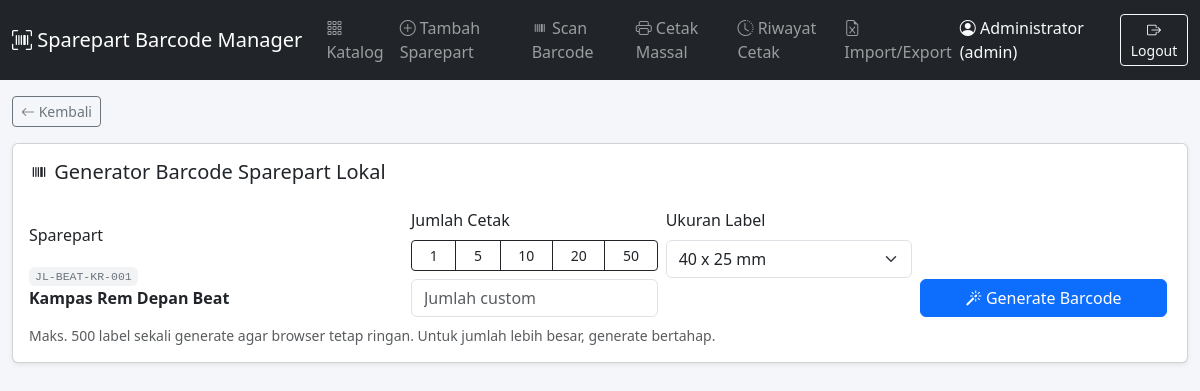
The app's page /modules/barcode/generate.php?id=1 (signed in) with its own data.
### tables this page shows
CREATE TABLE IF NOT EXISTS `spareparts` (
  `id` INT UNSIGNED NOT NULL AUTO_INCREMENT,
  `kode_custom` VARCHAR(50) NOT NULL,
  `nama_sparepart` VARCHAR(150) NOT NULL,
  `foto` VARCHAR(255) DEFAULT NULL,
  `merk` VARCHAR(80) DEFAULT NULL,
  `jenis_motor` VARCHAR(80) DEFAULT NULL,
  `kategori` VARCHAR(80) DEFAULT NULL,
  `satuan` VARCHAR(30) DEFAULT 'PCS',
  `harga_beli` DECIMAL(12,2) NOT NULL DEFAULT 0,
  `harga_jual` DECIMAL(12,2) NOT NULL DEFAULT 0,
  `stok` INT NOT NULL DEFAULT 0,
  `lokasi_rak` VARCHAR(50) DEFAULT NULL,
  `keterangan` TEXT DEFAULT NULL,
  `is_active` TINYINT(1) NOT NULL DEFAULT 1,
  `created_at` DATETIME NOT NULL DEFAULT CURRENT_TIMESTAMP,
  `updated_at` DATETIME NOT NULL DEFAULT CURRENT_TIMESTAMP ON UPDATE CURRENT_TIMESTAMP,
  PRIMARY KEY (`id`),
  UNIQUE KEY `uq_kode_custom` (`kode_custom`),
  KEY `idx_nama` (`nama_sparepart`),
  KEY `idx_merk` (`merk`),
  KEY `idx_jenis_motor` (`jenis_motor`),
  KEY `idx_kategori` (`kategori`),
  FULLTEXT KEY `ft_nama` (`nama_sparepart`)
);

### includes/functions.php (called while the page is built, shortened)
<?php
function e(?string $str): string
{
    return htmlspecialchars($str ?? '', ENT_QUOTES, 'UTF-8');
}
function base_url(string $path = ''): string
{
    $scheme = (!empty($_SERVER['HTTPS']) && $_SERVER['HTTPS'] !== 'off') ? 'https' : 'http';
    $host   = $_SERVER['HTTP_HOST'] ?? 'localhost';
    $root   = rtrim(dirname($_SERVER['SCRIPT_NAME'] ?? '/'), '/\\');
    $root = preg_replace('#/modules/[a-zA-Z_]+$#', '', $root);
    return $scheme . '://' . $host . $root . '/' . ltrim($path, '/');
}

### includes/sparepart_repo.php (called while the page is built, shortened)
<?php
function sparepart_find_by_id(PDO $pdo, int $id): ?array
{
    $stmt = $pdo->prepare('SELECT * FROM spareparts WHERE id = ? LIMIT 1');
    $stmt->execute([$id]);
    $row = $stmt->fetch();
    return $row ?: null;
}

### modules/barcode/generate.php (the view, shortened to what this page needs)
<?php
require_once __DIR__ . '/../../includes/header.php';
require_once __DIR__ . '/../../includes/sparepart_repo.php';
$pdo = get_pdo();
$id  = (int)($_GET['id'] ?? 0);
$sp  = sparepart_find_by_id($pdo, $id);
$jumlah    = max(0, (int)($_GET['jumlah'] ?? 0));
$labelSize = $_GET['label_size'] ?? '40x25';
$maxCetakSekali = 500;
?>
<div class="mb-3 no-print">
  <a href="<?= base_url('modules/sparepart/detail.php?id=' . $id) ?>" class="btn btn-sm btn-outline-secondary"><i class="bi bi-arrow-left"></i> Kembali</a>
</div>
<div class="card shadow-sm no-print mb-4">
  <div class="card-body">
    <h5><i class="bi bi-upc"></i> Generator Barcode Sparepart Lokal</h5>
    <div class="row align-items-end g-3 mt-1">
      <div class="col-md-4">
        <label class="form-label">Sparepart</label>
        <div class="form-control-plaintext">
          <span class="sp-card__kode"><?= e($sp['kode_custom']) ?></span><br>
          <strong><?= e($sp['nama_sparepart']) ?></strong>
        </div>
      </div>
      <form method="get" class="row g-2 col-md-8">
        <div class="col-md-4">
          <label class="form-label">Jumlah Cetak</label>
          <div class="btn-group w-100 mb-2 flex-wrap" role="group">
            <?php foreach ([1,5,10,20,50] as $qOpt): ?>
              <a href="?id=<?= $id ?>&jumlah=<?= $qOpt ?>&label_size=<?= e($labelSize) ?>" class="btn btn-sm btn-outline-dark"><?= $qOpt ?></a>
            <?php endforeach; ?>
          </div>
          <input type="number" name="jumlah" min="1" max="<?= $maxCetakSekali ?>" class="form-control" placeholder="Jumlah custom" value="<?= $jumlah ?: '' ?>">
        </div>
        <div class="col-md-4">
          <label class="form-label">Ukuran Label</label>
          <select name="label_size" class="form-select">
            <option value="40x25" <?= $labelSize === '40x25' ? 'selected' : '' ?>>40 x 25 mm</option>
          </select>
        </div>
        <div class="col-md-4 d-flex align-items-end">
          <button type="submit" class="btn btn-primary w-100"><i class="bi bi-magic"></i> Generate Barcode</button>
        </div>
      </form>
    </div>
    <p class="text-muted small mt-2 mb-0">Maks. <?= $maxCetakSekali ?> label sekali generate agar browser tetap ringan. Untuk jumlah lebih besar, generate bertahap.</p>
  </div>
</div>
<?php include __DIR__ . '/../../includes/footer.php'; ?>

### assets/css/custom.css (style rules this page uses)
body { background:#f4f6f9; }
.sp-card__kode { font-family: monospace; font-size: .72rem; color:#6c757d; background:#f1f3f5; border-radius:6px; padding:1px 6px; display:inline-block; }

### records on screen
spareparts: kode_custom "JL-BEAT-KR-001", nama_sparepart "Kampas Rem Depan Beat"

### other values on screen
APP_NAME "Sparepart Barcode Manager"
$user['nama_lengkap'] "Administrator"
$user['role'] "admin"
$qOpt "1"
$qOpt "5"
$qOpt "10"
$qOpt "20"
$qOpt "50"
$maxCetakSekali "500"
